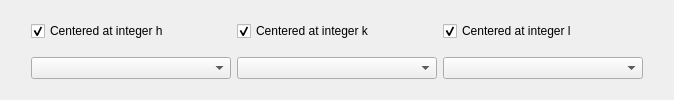
            <widget class="QWidget" name="tab_rebin">
             <attribute name="title">
              <string>Rebin</string>
             </attribute>
             <layout class="QGridLayout" name="gridLayout_20">
              <item row="2" column="3">
               <layout class="QGridLayout" name="gridLayout_74">
                <item row="0" column="0">
                 <widget class="QCheckBox" name="checkBox_centered_k">
                  <property name="text">
                   <string>Centered at integer k</string>
                  </property>
                  <property name="checked">
                   <bool>true</bool>
                  </property>
                 </widget>
                </item>
                <item row="1" column="0">
                 <widget class="QComboBox" name="comboBox_rebin_k">
                  <property name="minimumSize">
                   <size>
                    <width>200</width>
                    <height>0</height>
                   </size>
                  </property>
                 </widget>
                </item>
               </layout>
              </item>
              <item row="2" column="0">
               <spacer name="verticalSpacer_28">
                <property name="orientation">
                 <enum>Qt::Vertical</enum>
                </property>
                <property name="sizeHint" stdset="0">
                 <size>
                  <width>20</width>
                  <height>40</height>
                 </size>
                </property>
               </spacer>
              </item>
              <item row="2" column="6">
               <spacer name="verticalSpacer_29">
                <property name="orientation">
                 <enum>Qt::Vertical</enum>
                </property>
                <property name="sizeHint" stdset="0">
                 <size>
                  <width>20</width>
                  <height>40</height>
                 </size>
                </property>
               </spacer>
              </item>
              <item row="2" column="4">
               <layout class="QGridLayout" name="gridLayout_75">
                <item row="0" column="0">
                 <widget class="QCheckBox" name="checkBox_centered_l">
                  <property name="text">
                   <string>Centered at integer l</string>
                  </property>
                  <property name="checked">
                   <bool>true</bool>
                  </property>
                 </widget>
                </item>
                <item row="1" column="0">
                 <widget class="QComboBox" name="comboBox_rebin_l">
                  <property name="minimumSize">
                   <size>
                    <width>200</width>
                    <height>0</height>
                   </size>
                  </property>
                 </widget>
                </item>
               </layout>
              </item>
              <item row="2" column="2">
               <layout class="QGridLayout" name="gridLayout_58">
                <item row="0" column="0">
                 <widget class="QCheckBox" name="checkBox_centered_h">
                  <property name="minimumSize">
                   <size>
                    <width>0</width>
                    <height>0</height>
                   </size>
                  </property>
                  <property name="text">
                   <string>Centered at integer h</string>
                  </property>
                  <property name="checked">
                   <bool>true</bool>
                  </property>
                 </widget>
                </item>
                <item row="1" column="0">
                 <widget class="QComboBox" name="comboBox_rebin_h">
                  <property name="minimumSize">
                   <size>
                    <width>200</width>
                    <height>0</height>
                   </size>
                  </property>
                 </widget>
                </item>
               </layout>
              </item>
             </layout>
            </widget>
